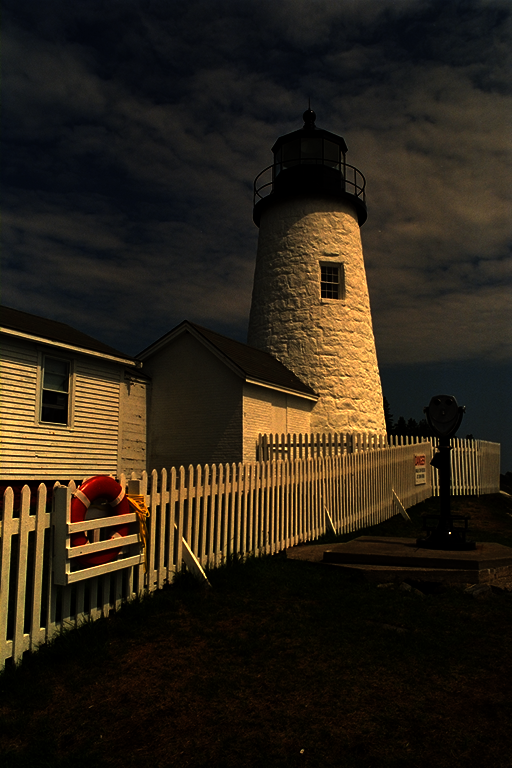
#> input picture lesson_2/data/dark.png, 512 x 768 px
$ jupyter execute Gamma.ipynb
#> lines starting #> are read from the running program, lines starting #| are printed output that depends on the picture
### Gamma Correction

Gamma correction is a fundamental image processing technique that adjusts the luminance or brightness of images to compensate for the non-linear way human eyes perceive light and how display devices render colors. In digital imaging, this technique bridges the gap between how cameras capture light and how humans actually see images. Gamma correction is a simple technique to modify the image contrast. It is a non linear color transformation.

**Practical Applications**

* Improving image contrast
* Correcting color reproduction
* Enhancing visibility in low-light or high-light scenes
* Preparing images for different display technologies
* Data augmentation

[cell 1]
import cv2
import numpy as np
from matplotlib import pyplot as plt

plt.rcParams['figure.figsize'] = [15, 5]

[cell 2]
def gamma_correction(img, gamma):
    rows, cols, channels = img.shape
    out = np.zeros_like(img)
    for r in range(rows):
        for c in range(cols):
            for ch in range(channels):
                out[r, c, ch] = img[r, c, ch]**gamma
    return out

img = cv2.imread('data/dark.png')
#> img is the input picture: shape (768, 512, 3); mean B, G, R 23, 35.5, 44.4
img = cv2.cvtColor(img, cv2.COLOR_BGR2RGB)/255.0
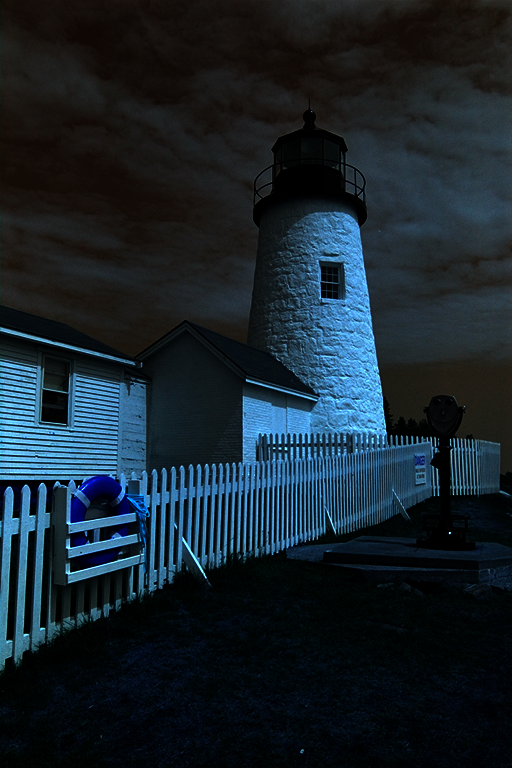
#> img: shape (768, 512, 3) float64; mean B, G, R 0.174, 0.139, 0.0904

plt.subplot(131), plt.imshow(img), plt.title('Original')
plt.subplot(132), plt.imshow(gamma_correction(img, gamma=1.5)), plt.title('gamma = 1.5')
#> after the loop in gamma_correction, `for r in range(rows):`:
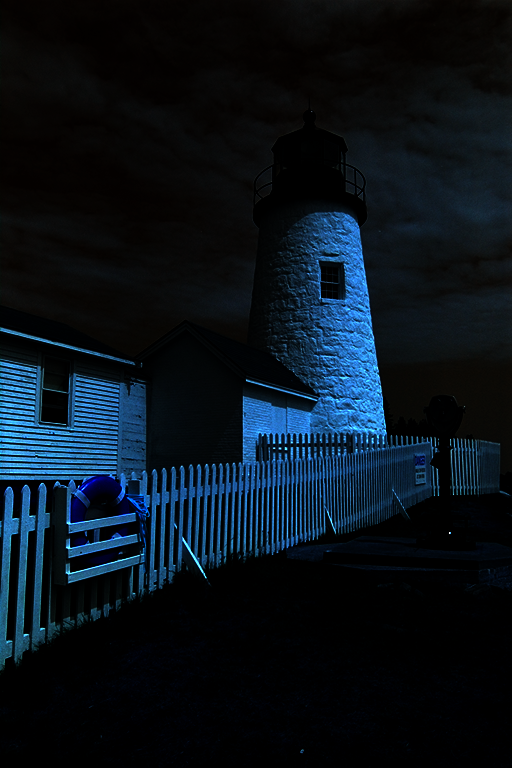
#> out: shape (768, 512, 3) float64; mean B, G, R 0.111, 0.0759, 0.0367
plt.subplot(133), plt.imshow(gamma_correction(img, gamma=1/3)), plt.title('gamma = 1/3')
#> call 2 of gamma_correction, with gamma = 0.333
#> after the loop in gamma_correction (call 2), `for r in range(rows):`:
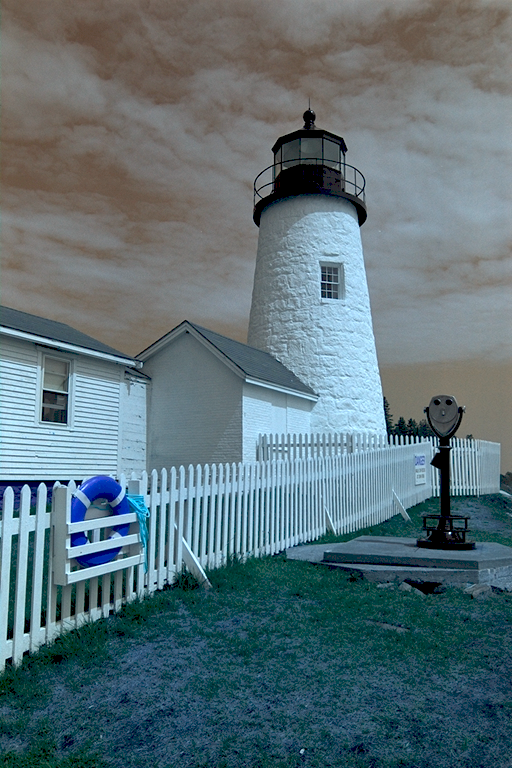
#> out: shape (768, 512, 3) float64; mean B, G, R 0.474, 0.446, 0.362
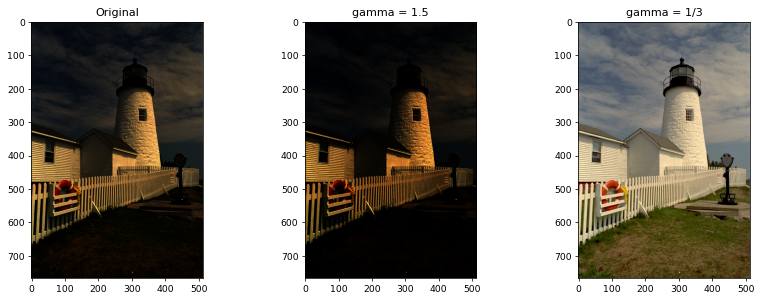
#> figure drawn by matplotlib, 3 panels; B, G, R data is drawn as R, G, B

[cell 3]
colors = np.arange(0, 256)/255
plt.subplot(131), plt.plot(colors, colors**1), plt.xlabel('input'), plt.ylabel('output'), plt.grid(True)
plt.subplot(132), plt.plot(colors, colors**1.5), plt.xlabel('input'), plt.ylabel('output'), plt.grid(True)
plt.subplot(133), plt.plot(colors, colors**(1/3)), plt.xlabel('input'), plt.ylabel('output'), plt.grid(True)
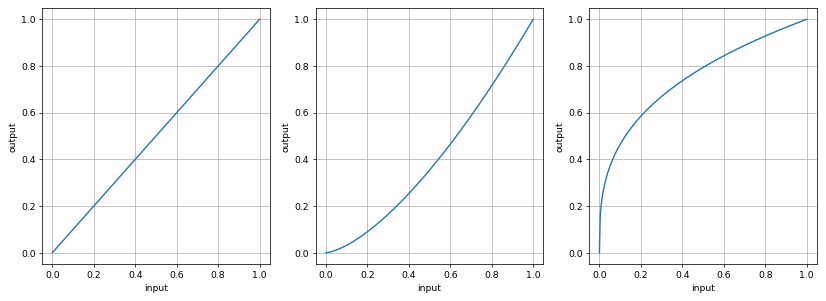
#> figure drawn by matplotlib, 3 panels; panel 1: curve peaks at x = 1, y = 1; panel 2: curve peaks at x = 1, y = 1; panel 3: curve peaks at x = 1, y = 1

The gamma parameter controls the strength of contrast adjustments. It also controls what parts of dynamic range are going to be enhanced, i.e., dark tones (gamma < 1) or bright tones (gamma > 1).

[cell 4]
plt.subplot(121), plt.plot(colors, colors)
plt.xlabel('input'), plt.ylabel('output'), plt.grid(True), plt.title('Camera')

plt.subplot(122), plt.plot(colors, colors**(1/2.2))
plt.xlabel('input'), plt.ylabel('output'), plt.grid(True), plt.title('Human Eye')
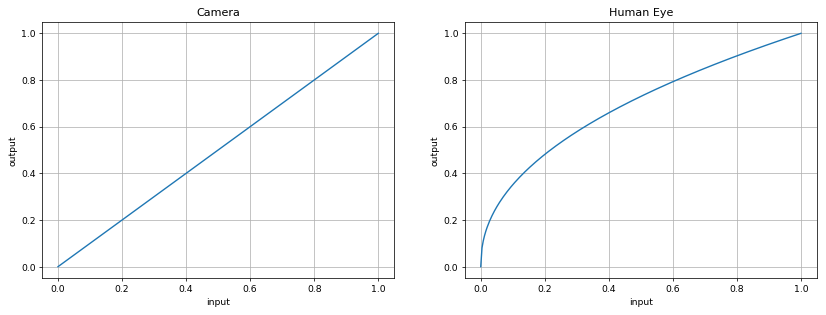
#> figure drawn by matplotlib, 2 panels; panel 1: curve peaks at x = 1, y = 1; panel 2: curve peaks at x = 1, y = 1

### Image Quantization

We already know that cameras respond to illuminance changes **linearly**. This is not a problem since a monitor will show the image as camera *sees* it and we, humans, will perceive it as we normally do. However, using uint8 coding, the dynamic range of the image is split into 256 parts for encoding. Should we use a homogenous (linear) split or gamma corrected split? Let's have a look.

[cell 5]
quants = colors**(1/2.2)
quants = quants[1:] - quants[0:-1]

plt.bar(colors[0:-1], quants, width=1/512), plt.ylim([0, 0.02])
plt.axhline(y=1/255, color='r', linestyle='-', label='Quantization without gamma')
plt.xlabel('input'), plt.ylabel('output'), plt.grid(True), plt.title('Quant Sizes')
plt.legend()
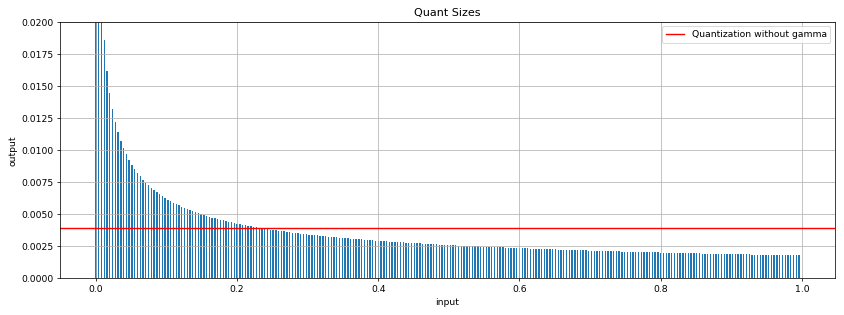
#> figure drawn by matplotlib, 1 panel; tallest bar 0.0806 high, from x = -0.000977 to 0.000977

$ run again, with lesson_2/data/tire.png copied over lesson_2/data/dark.png
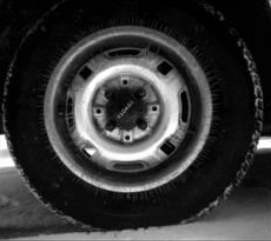
#> input picture lesson_2/data/tire.png, 271 x 241 px
#> img is the input picture: shape (241, 271, 3); min 0, max 255, mean 53.3
#> after the loop in gamma_correction (call 2), `for r in range(rows):`:
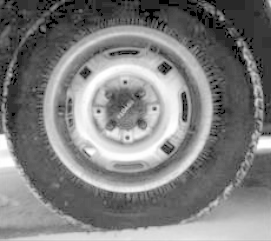
#> out: shape (241, 271, 3) float64; min 0, max 1, mean 0.497
#> `[cell 2] def gamma_correction(img, gamma): rows, cols, channels = img...`:
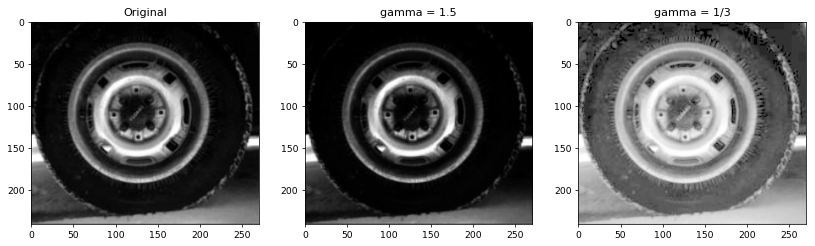
#> figure drawn by matplotlib, 3 panels
